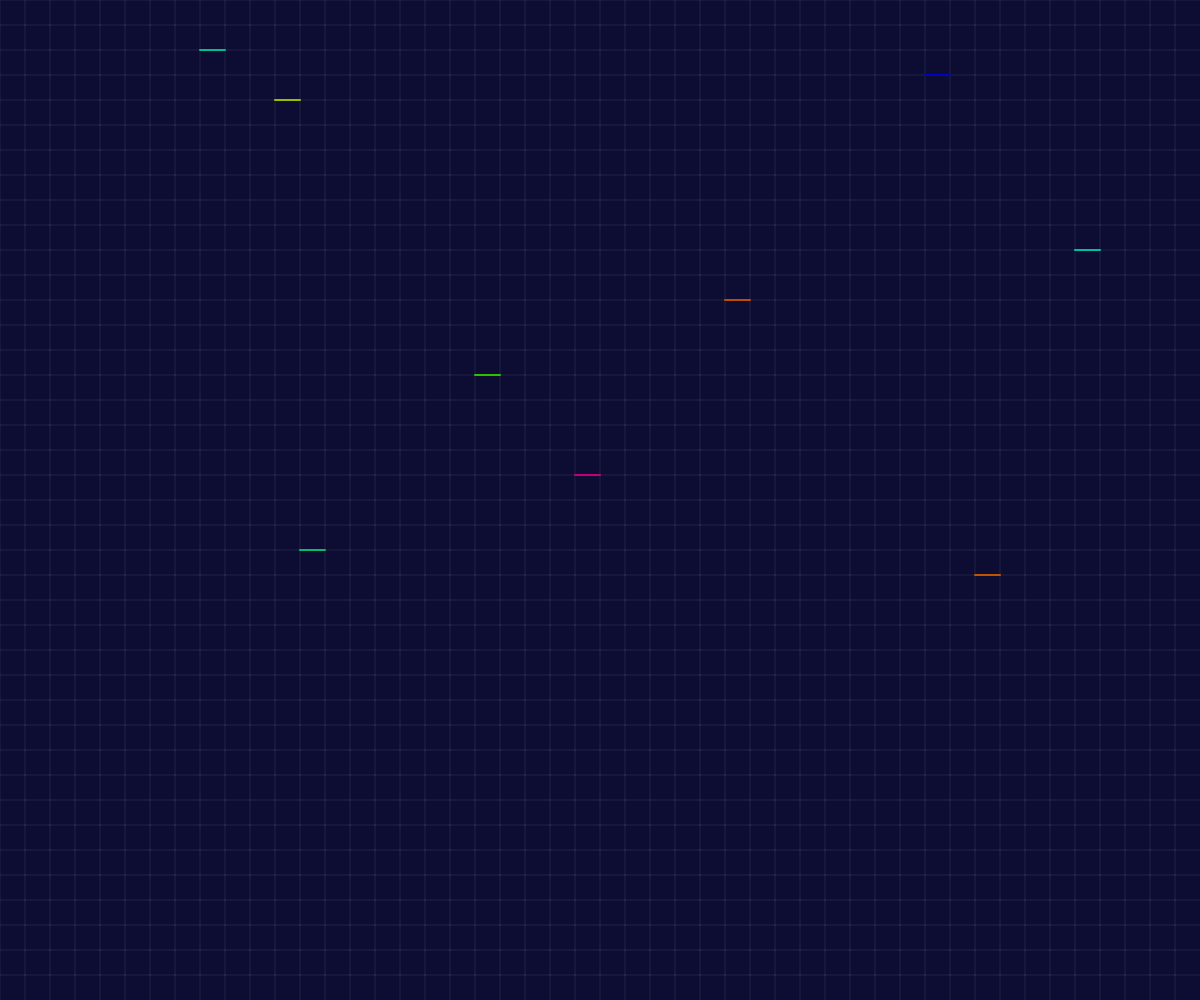
Frame 1 (no input)
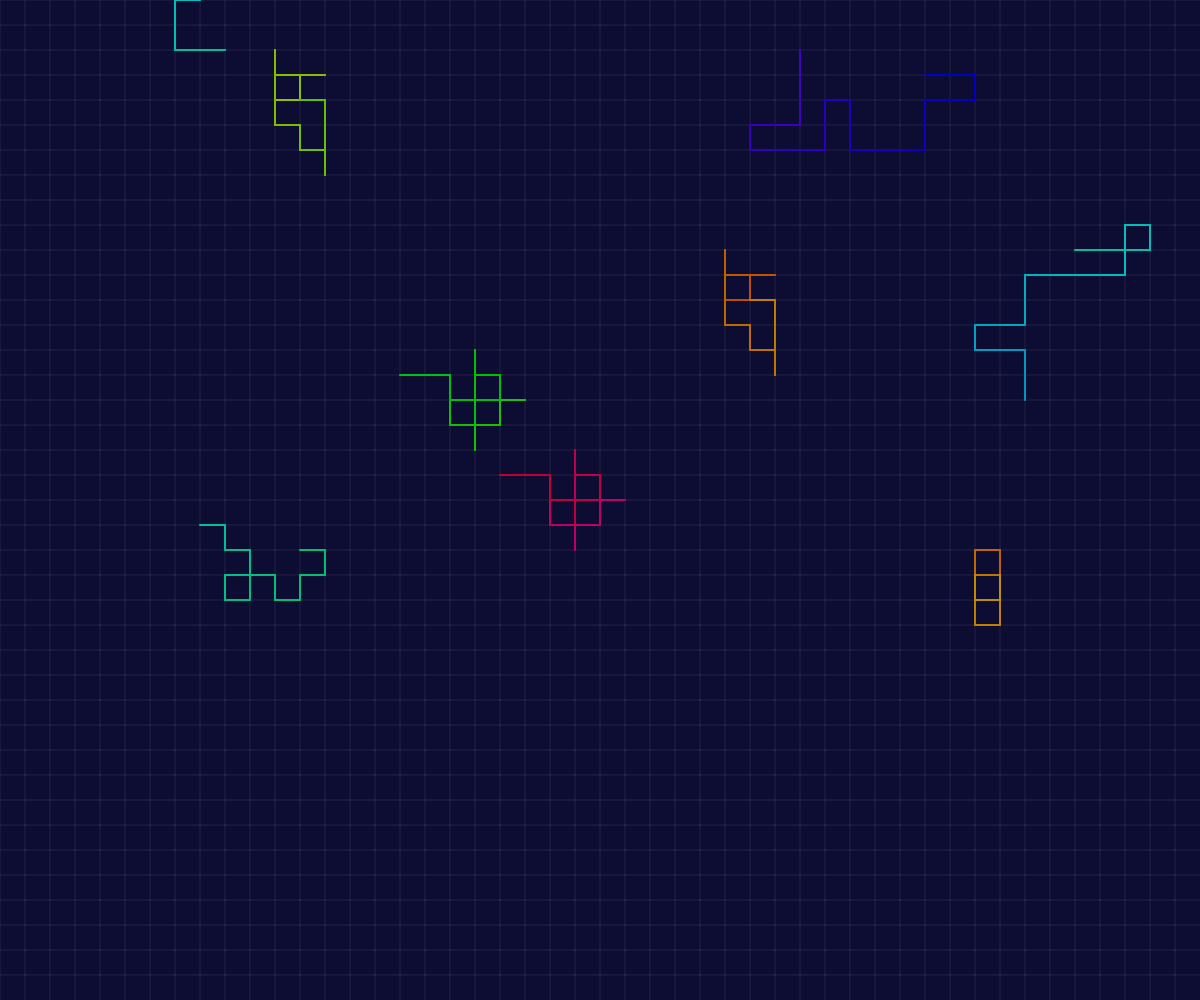
Frame 60 (no input)
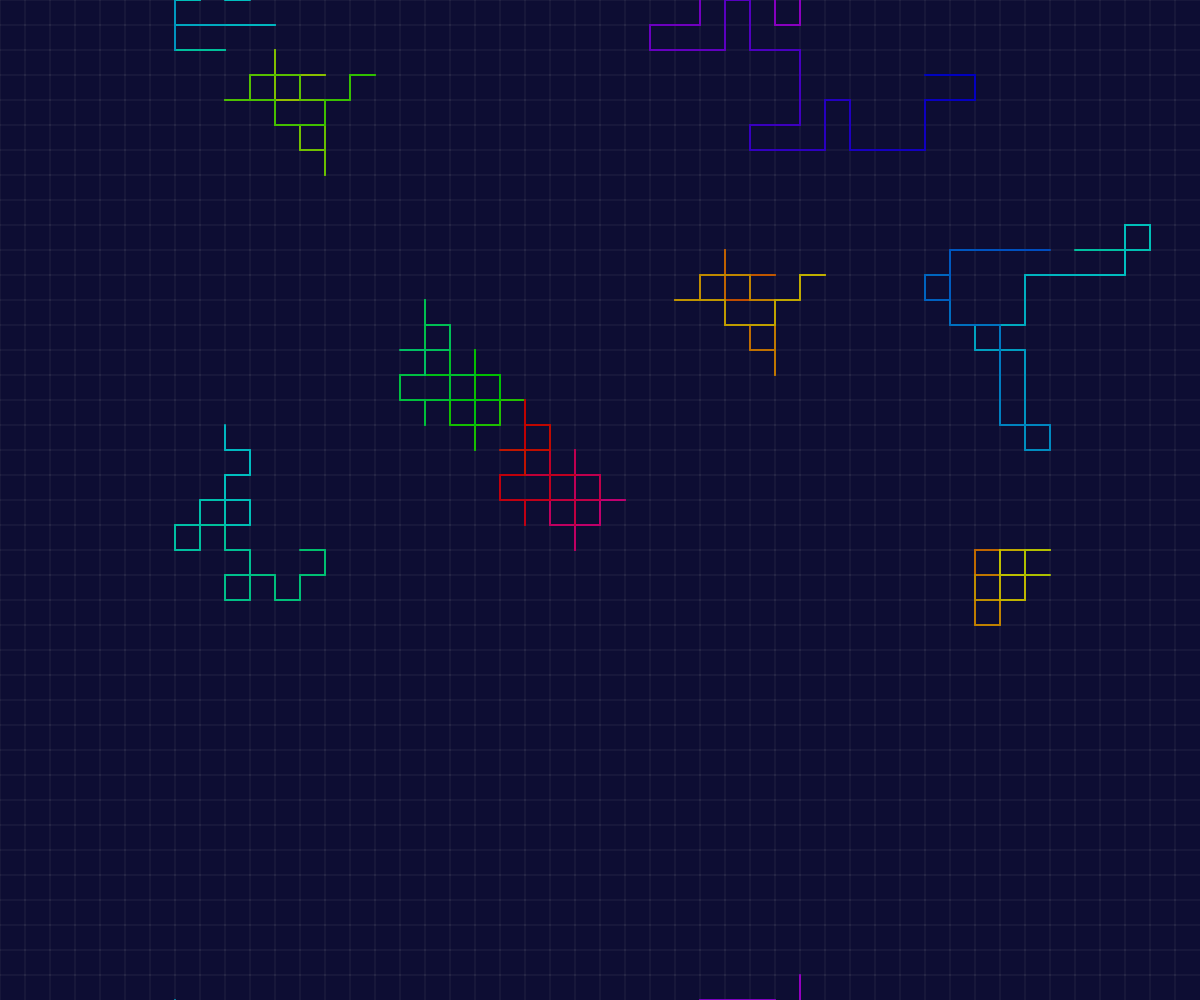
Frame 120 (the mouse pressed at the canvas centre since frame 60)

The p5.js sketch that drew these frames (run headless with seeded random() and noise() and a simulated clock; from frame 60 on, the mouse is pressed at the canvas centre):

// p5.js sketch
// ── sketch.js
const SEED = 'FX'
const NUM_GENERATIONS = 9
const NUM_SYSTEMS = 9
const ROWS = 3
const COLS = 3
const LINE_LENGTH = 25

const TRANSFORMATIONS = {
  'X': ['X+YF+', 'XF+YF+', 'XX+YF+', 'F+Y', 'X++YF-F', '-FX-Y+', 'X+FX-Y', 'X+FX-FY', 
        'XF-Y+F', 'X++FY-X', 'X-FY+F-', 'X+YF-X-FY+', 'X+F-FY+', 'X++YF--XF', 'X+FY-FX+Y'],
  'Y': ['-FX-Y', '-FX-FY', '-FX-YY', '-FYX', 'Y+FX-F', 'YF++X-', 'Y-FY+X', '-FY+X', 
        'YF-X++', '-FY+XF', 'Y-+FXY', '-FX+YF+FX-', '+FX-F', 'Y-+FXYF+X', 'YF++X-FY-'],
  'F': 'F',
  '+': '+',
  '-': '-'
}
const DRAWING_RULES = {
  'F': (system) => {   
    let endX = system.x + cos(system.angle) * system.lineLength
    let endY = system.y + sin(system.angle) * system.lineLength

    line(system.x, system.y, endX, endY)

    if(endX < 0) endX += (floor(width / LINE_LENGTH) * LINE_LENGTH) + LINE_LENGTH
    else if (endX > width) endX -= (floor(width / LINE_LENGTH) * LINE_LENGTH) + LINE_LENGTH
    if(endY < 0) endY += (floor(height / LINE_LENGTH) * LINE_LENGTH) + LINE_LENGTH
    else if(endY > height) endY -= (floor(height / LINE_LENGTH) * LINE_LENGTH) + LINE_LENGTH

    system.x = endX
    system.y = endY
    system.hue++
  },
  '-': (system) => {
    system.angle -= 90 // left 
  },
  '+': (system) => {
    system.angle += 90 // right
  },
  'X': (system) => {},
  'Y': (system) => {},
}

let systems = [];

function getTransformation() {
  let index = floor(random(TRANSFORMATIONS['X'].length))
  return {
    'X': TRANSFORMATIONS['X'][index],
    'Y': TRANSFORMATIONS['Y'][index],
    'F': TRANSFORMATIONS['F'],
    '+': TRANSFORMATIONS["+"],
    '-': TRANSFORMATIONS['-'],
  };
}

function setup() {
  createCanvas(windowWidth, windowHeight);
  angleMode(DEGREES)
  colorMode(HSB)

  gridBackground()

  strokeWeight(2)
  for(let i = 0; i < NUM_SYSTEMS; i++){
    systems.push(initSystem(i))
  }
}

function gridBackground() {
  background(240, 75, 20)
  stroke(0, 0, 70, 0.25)
  strokeWeight(0.5)

  for(let x = 0; x < width; x+=LINE_LENGTH){
    for(let y = 0; y < height; y+=LINE_LENGTH){
      line(x, y, x, y+LINE_LENGTH)
      line(x, y, x+LINE_LENGTH, y)
    }
  }
}

function initSystem(index) {
  let axiom = `${SEED}`
  const transformation = getTransformation()
  const hue = floor(random(0, 360))

  for(let i = 0; i < NUM_GENERATIONS; i++) {
    let newString = ""
    for(let j = 0; j < axiom.length; j++) {
      newString += transformation[axiom[j]] || axiom[j]
    }
    axiom = `${newString}`
  }

  let col = (index % 3)
  let row = (index % 2)
  let centerX = random(width * (col) / (COLS), width * (col + 1) / (COLS))
  let centerY = random(height * (row) / (ROWS), height * (row + 1) / (ROWS))

  centerX = floor(centerX / LINE_LENGTH) * LINE_LENGTH
  centerY = floor(centerY / LINE_LENGTH) * LINE_LENGTH

  console.log(width / 10)
  let system = {
    axiom,
    index: 0,
    x: centerX,
    y: centerY,
    angle: 0,
    lineLength: LINE_LENGTH,
    hue: hue,
  }

  return system;

}

function draw() {
  // stroke(hue, 100, 75)
  // DRAWING_RULES[axiom[index]]()
  // index = (index+1) % axiom.length

  for (let system of systems) {
    stroke(system.hue % 360, 100, 75);
    const i = system.axiom[system.index];
    if (DRAWING_RULES[i]) {
      DRAWING_RULES[i](system);
    }
    system.index = (system.index + 1) % system.axiom.length;
  }
}
